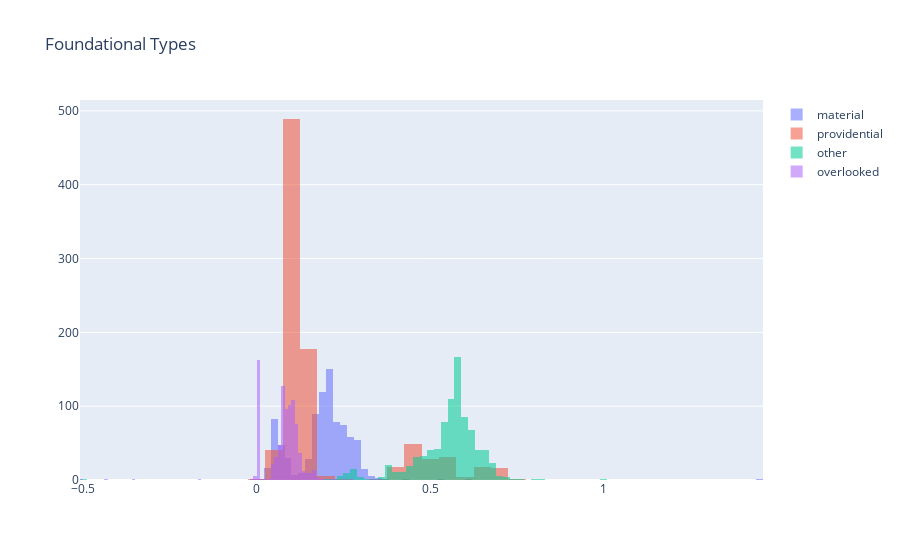

Notebook source saved alongside this figure:
### Code cell
plot_overlayed_histograms(foundational_df_no_transformations_accounts, foundational_types, "Foundational Types")

### Figure 1 — Plotly figure (JSON) as saved in the notebook; plotly's stock layout.template omitted (floating-point values rounded to 4 significant figures; data arrays with more than 128 entries replaced by an {"elided": "..."} marker saying what was removed)
{"data": [{"name": "material", "x": {"elided": "880 float values"}, "type": "histogram", "hoverinfo": "all", "opacity": 0.55}, {"name": "providential", "x": {"elided": "880 float values"}, "type": "histogram", "hoverinfo": "all", "opacity": 0.55}, {"name": "other", "x": {"elided": "880 float values"}, "type": "histogram", "hoverinfo": "all", "opacity": 0.55}, {"name": "overlooked", "x": {"elided": "880 float values"}, "type": "histogram", "hoverinfo": "all", "opacity": 0.55}], "layout": {"title": {"text": "Foundational Types"}, "barmode": "overlay"}}
